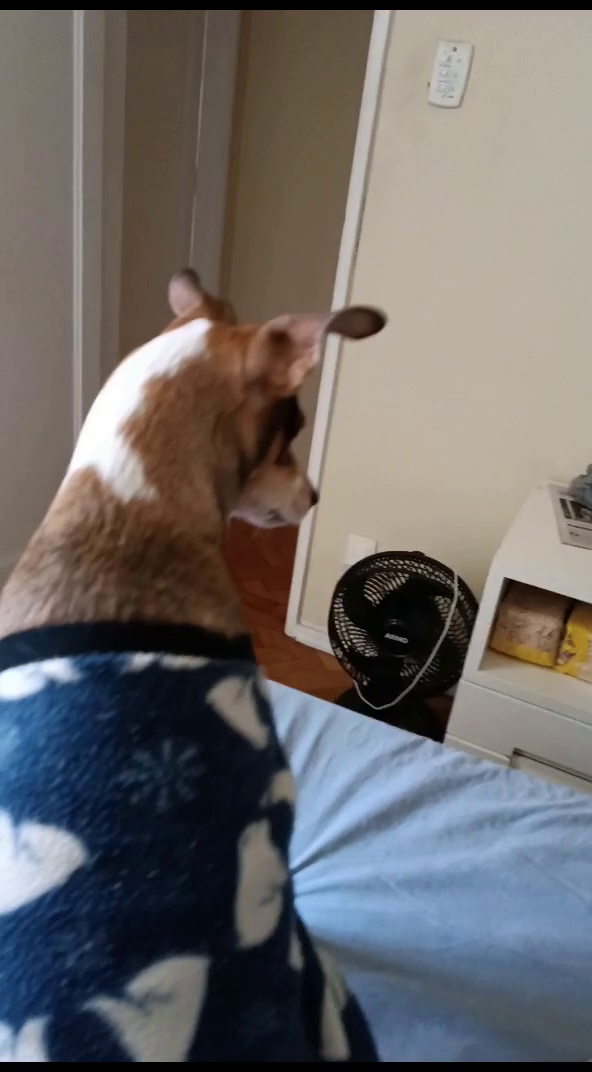
#> input picture frame 18 of TP3/imgs/video_exemplo.mp4, 592 x 1072 px
$ python video_proc.py
#> lines starting #> are read from the running program, lines starting #| are printed output that depends on the picture
import cv2

# Define caminhos de entrada e saida
input_video_file = "imgs/video_exemplo.mp4"
output_video_file = "imgs/video_exemplo_output.mp4"

# Abre o arquivo de vídeo de entrada
cap = cv2.VideoCapture(input_video_file)

# Verifica se o arquivo foi aberto com sucesso
if not cap.isOpened():
    print("Erro ao abrir o arquivo de vídeo.")
    exit()

# Obtem largura, altura e framerate
frame_width = int(cap.get(3))
frame_height = int(cap.get(4))
frame_rate = int(cap.get(5))

# Define o codec e cria um objeto VideoWriter para o arquivo de saída
fourcc = cv2.VideoWriter_fourcc(*'XVID')
out = cv2.VideoWriter(output_video_file, fourcc, frame_rate, (frame_width, frame_height), isColor=False)

while True:
    ret, frame = cap.read()
#> frame is the input picture: shape (1072, 592, 3); mean B, G, R 104.4, 105.1, 108.5

    # Se não houver mais leitura, sair
    if not ret:
        break

    # Converte para escala de cinza
    gray_frame = cv2.cvtColor(frame, cv2.COLOR_BGR2GRAY)
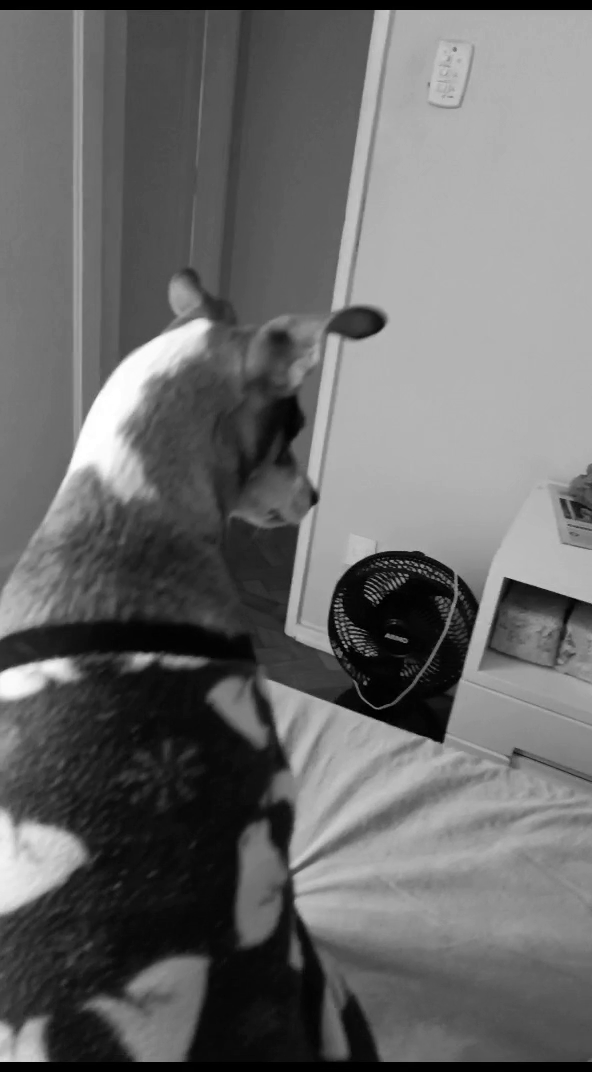
#> gray_frame: shape (1072, 592); min 0, max 255, mean 106

    # Grava o quadro pré-processado no vídeo de saída
    out.write(gray_frame)

    # Mostra o quadro pré-processado em uma janela
    cv2.imshow('Video Processado', gray_frame)

    if cv2.waitKey(1) & 0xFF == ord('q'):
#> (key q is pressed here)
        break

# Libera os objetos VideoCapture e VideoWriter
cap.release()
out.release()

# Fecha todas as janelas abertas
cv2.destroyAllWindows()

print("Vídeo processado e exportado com sucesso!")

$ run again, starting later in the video
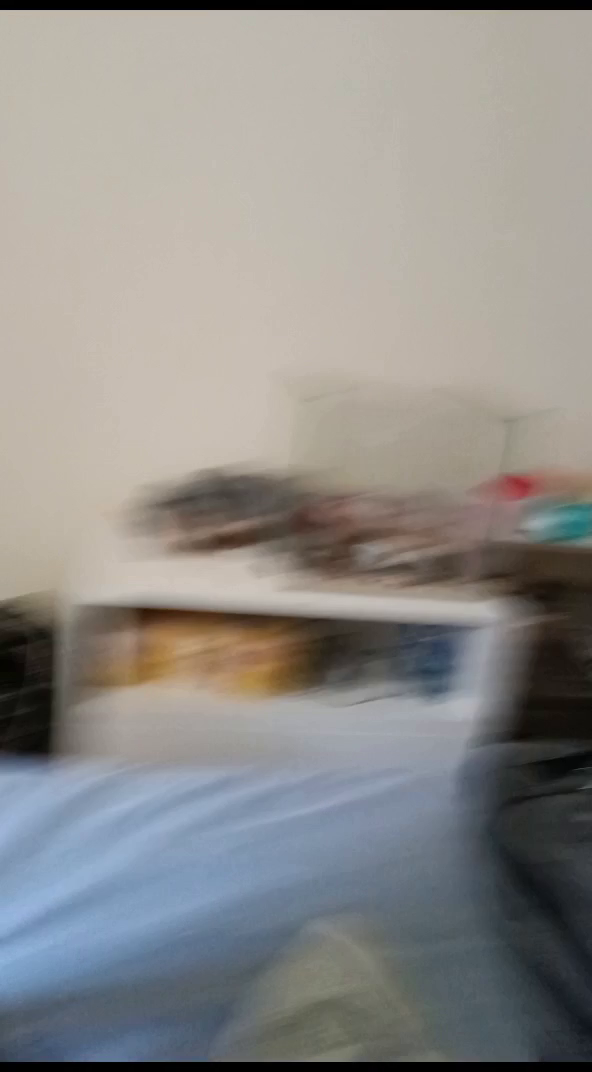
#> input picture frame 81 of TP3/imgs/video_exemplo.mp4, 592 x 1072 px
#> frame is the input picture: shape (1072, 592, 3); mean B, G, R 137.8, 140.8, 142.9
#> `gray_frame = cv2.cvtColor(frame, cv2.COLOR_BGR2GRAY)`:
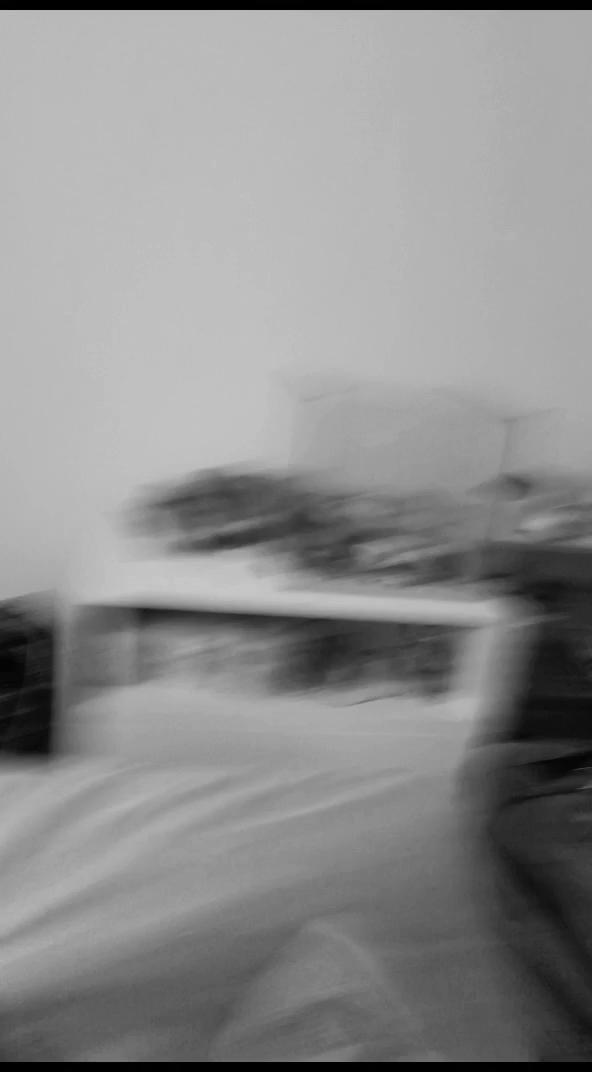
#> gray_frame: shape (1072, 592); min 0, max 200, mean 141.1

$ run again, starting later in the video
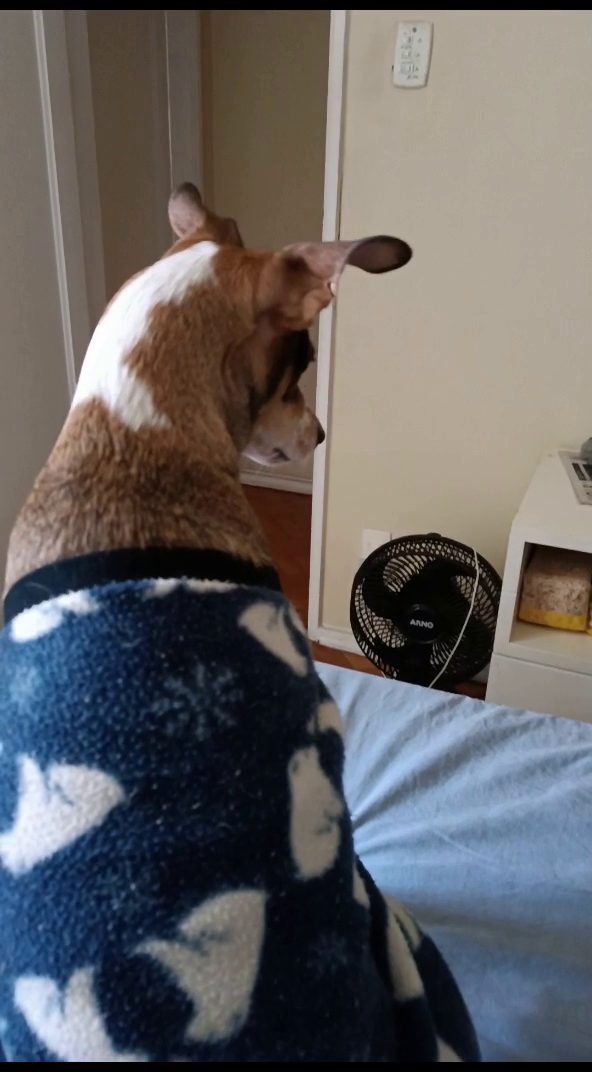
#> input picture frame 144 of TP3/imgs/video_exemplo.mp4, 592 x 1072 px
#> frame is the input picture: shape (1072, 592, 3); mean B, G, R 98.2, 97.9, 100.3
#> `gray_frame = cv2.cvtColor(frame, cv2.COLOR_BGR2GRAY)`:
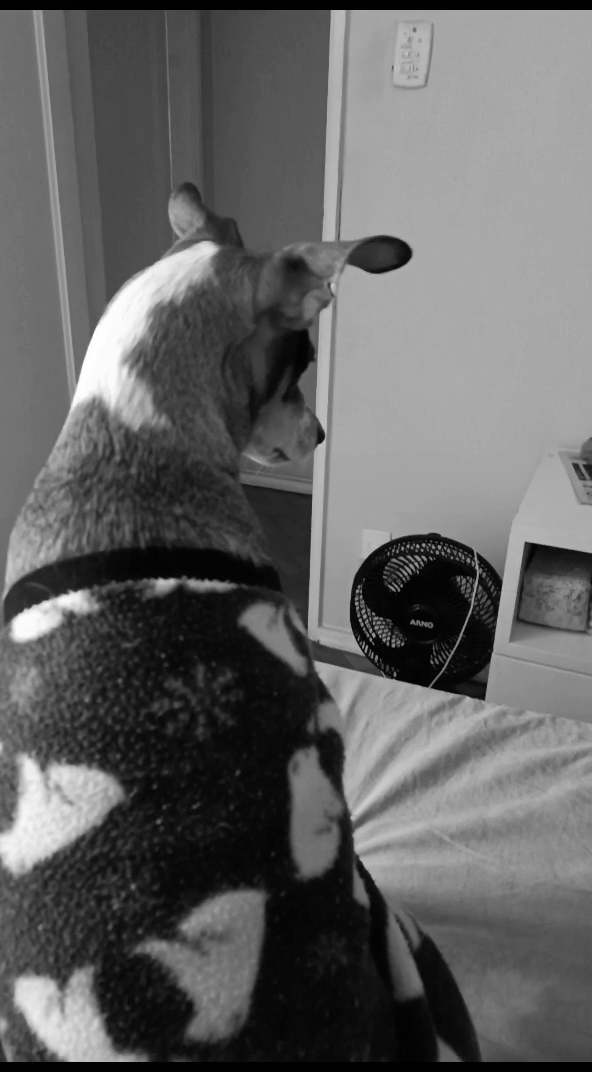
#> gray_frame: shape (1072, 592); min 0, max 255, mean 98.6
